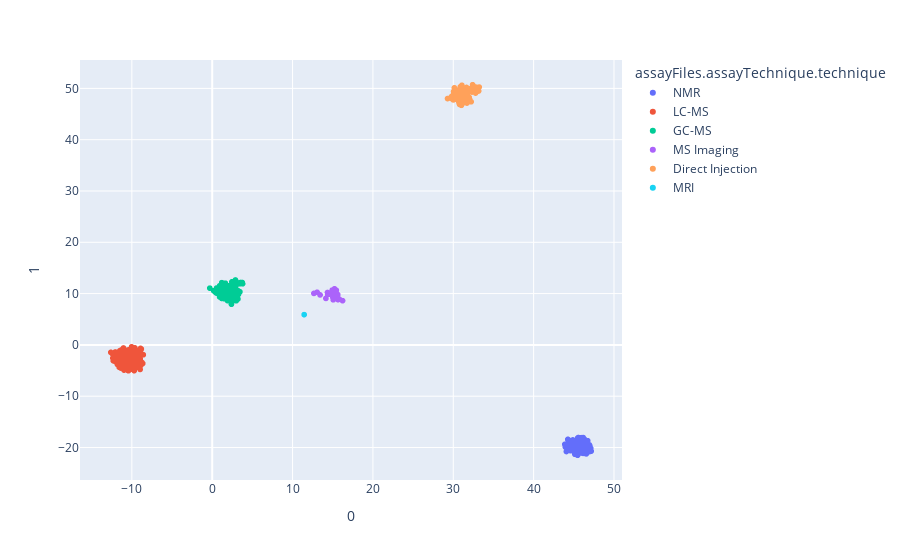

The code cell stored with this chart in its notebook:
### Code cell
fig = px.scatter(embedding_df,
    x=0,
    y=1,
    hover_data=['title'],
    color='assayFiles.assayTechnique.technique')
fig.show()

### Figure 1 — Plotly figure (JSON) as saved in the notebook; plotly's stock layout.template omitted (floating-point values rounded to 4 significant figures; data arrays with more than 128 entries replaced by an {"elided": "..."} marker saying what was removed)
{"data": [{"customdata": {"elided": "163x1 str values"}, "hovertemplate": "assayFiles.assayTechnique.technique=NMR<br>0=%{x}<br>1=%{y}<br>title=%{customdata[0]}<extra></extra>", "legendgroup": "NMR", "marker": {"color": "#636efa", "symbol": "circle"}, "mode": "markers", "name": "NMR", "showlegend": true, "type": "scattergl", "x": {"elided": "163 float values"}, "xaxis": "x", "y": {"elided": "163 float values"}, "yaxis": "y"}, {"customdata": {"elided": "987x1 str values"}, "hovertemplate": "assayFiles.assayTechnique.technique=LC-MS<br>0=%{x}<br>1=%{y}<br>title=%{customdata[0]}<extra></extra>", "legendgroup": "LC-MS", "marker": {"color": "#EF553B", "symbol": "circle"}, "mode": "markers", "name": "LC-MS", "showlegend": true, "type": "scattergl", "x": {"elided": "987 float values"}, "xaxis": "x", "y": {"elided": "987 float values"}, "yaxis": "y"}, {"customdata": {"elided": "215x1 str values"}, "hovertemplate": "assayFiles.assayTechnique.technique=GC-MS<br>0=%{x}<br>1=%{y}<br>title=%{customdata[0]}<extra></extra>", "legendgroup": "GC-MS", "marker": {"color": "#00cc96", "symbol": "circle"}, "mode": "markers", "name": "GC-MS", "showlegend": true, "type": "scattergl", "x": {"elided": "215 float values"}, "xaxis": "x", "y": {"elided": "215 float values"}, "yaxis": "y"}, {"customdata": [["Spatial metabolomics of in situ, host-microbe interactions (MALDI imaging MS assay)"], ["In plaque-mass spectrometry imaging of a bloom-forming alga during viral infection reveals a metabolic shift towards odd-chain fatty acid lipids (Imaging MS assays)"], ["Spatial metabolomics of in situ, host-microbe interactions (On-tissue MALDI imaging MS/MS assay)"], ["Determination of Abundant Metabolite Matrix Adducts Illuminates the Dark Metabolome of MALDI-Mass Spectrometry Imaging Datasets"], ["Seagrasses excrete sugars to their rhizosphere making them the sweet spots in the sea (Plant roots; MALDI-MSI assay)"], ["Novel automated workflow for spectral alignment and mass calibration in MS imaging using a sputtered Ag nanolayer"], ["Assessing the potential of sputtered gold nanolayers in mass spectrometry imaging for metabolomics applications (Brain MALDI-MSI assay)"], ["Assessing the potentiality of sputtered gold nanolayers in mass spectrometry imaging for metabolomics applications (Liver MALDI-MSI assay)"], ["Automated, Parallel Mass Spectrometry Imaging and Structural Identification of Lipids"], ["Metabolite annotation of rat epididymis with High-resolution imaging mass spectrometry"], ["SpaceM reveals metabolic states of single cells"], ["Benchmark datasets for 3D MALDI- and DESI-Imaging Mass Spectrometry"], ["Metabolic phenotyping of ex-vivo breast samples by DESI mass spectrometry imaging"], ["3D DESI mass spectrometry imaging of 51 serial sections from a human liver metastasis"], ["Analysis of colorectal adenocarcinoma tissue samples by DESI mass spectrometry imaging"], ["FDR-controlled metabolite annotation for high-resolution imaging mass spectrometry imaging MS (MALDI imaging assay)"], ["FDR-controlled metabolite annotation for high-resolution imaging mass spectrometry - simulated Imaging MS (Imaging simulation assay)"], ["Desorption electrospray ionisation mass spectrometry imaging of esophageal lymph mode metastases"], ["3D DESI mass spectrometry imaging of 52 serial sections from a human colorectal adenocarcinoma"], ["massPix: An R package for annotation and interpretation of mass spectrometry imaging data for lipidomics"], ["Mass spectrometry imaging as an emerging tool for studying metabolism in human brain organoids"], ["Hidden molecular clues in marine sediments revealed by untargeted mass spectrometry imaging"], ["Cryogenic OrbiSIMS Localizes Semi-Volatile Molecules in Biological Tissues"], ["Mass spectrometry imaging of phosphatidylcholine metabolism in lungs administered with therapeutic surfactants and isotopic tracers"], ["Connecting structure and function from organisms to molecules in small-animal symbioses through chemo-histo-tomography"], ["Holistic Characterization of a Salmonella Typhimurium Infection Model Using Integrated Molecular Imaging"], ["Ultra-High Mass Resolving Power, Mass Accuracy, and Dynamic Range MALDI Mass Spectrometry Imaging by 21-T FT-ICR MS"]], "hovertemplate": "assayFiles.assayTechnique.technique=MS Imaging<br>0=%{x}<br>1=%{y}<br>title=%{customdata[0]}<extra></extra>", "legendgroup": "MS Imaging", "marker": {"color": "#ab63fa", "symbol": "circle"}, "mode": "markers", "name": "MS Imaging", "showlegend": true, "type": "scattergl", "x": [14.35, 14.15, 14.42, 14.58, 12.66, 15.22, 14.91, 14.84, 15.45, 15.33, 13.42, 15.26, 15.82, 15.55, 16.22, 15.06, 15.19, 15.21, 15.66, 14.93, 15.62, 15.21, 13.06, 15.06, 14.38, 15.02, 15.19], "xaxis": "x", "y": [10.21, 9.058, 9.923, 9.898, 10.04, 10.92, 10.13, 10.04, 10.64, 9.515, 9.737, 10.7, 8.916, 9.013, 8.619, 9.704, 10.18, 9.172, 8.817, 10.67, 9.8, 10.42, 10.25, 8.792, 9.834, 9.209, 10.66], "yaxis": "y"}, {"customdata": [["Direct on-swab metabolic profiling of vaginal microbiome:host interactions during pregnancy and preterm birth"], ["Spatial metabolomics of in situ, host-microbe interactions (MRMS assay)"], ["Antidiabetic and cardiovascular beneficial effects of a liver-localized mitochondrial uncoupler"], ["Standardization procedures for real-time breath analysis by secondary electrospray ionization high-resolution mass spectrometry"], ["Monitoring recombinant protein expression in bacteria by rapid evaporative ionisation mass spectrometry"], ["Organic sulfur: a spatially variable, labile, and understudied component of marine organic matter"], ["Rapid identification of species, sex and maturity by mass spectrometric analysis of animal faeces"], ["Fatty acid transport protein 4 is required for incorporation of saturated ultralong-chain fatty acids into epidermal ceramides and monoacylglycerols"], ["Seawater Analysis by Ambient Mass Spectrometry-Based Seaomics"], ["What CHO is made of: Variations in the biomass composition of Chinese hamster ovary cell lines"], ["Multiomics of synaptic junctions reveals altered lipid metabolism and signaling following environmental enrichment"], ["Lipid Profiles of Human Brain Tumors Obtained by High-Resolution Negative Mode Ambient Mass Spectrometry"], ["A lipidomic human population and translational feeding study of hepatic steatosis and de novo lipogenesis (Human plasma assay)"], ["Flow cytometry has a significant impact on the cellular metabolome (CE-MS assay)"], ["Metabolic Phenotyping and Strain Characterisation of Pseudomonas aeruginosa Isolates from Cystic Fibrosis Patients Using Rapid Evaporative Ionisation Mass Spectrometry"], ["Single-cell and bulk level metabolomic study of the glycolysis inhibition by 2-deoxy-D-glucose in Saccharomyces cerevisiae"], ["Plasma Lipidomics Identifies Anticedent Memory Impairment in Older Adults"], ["Direct infusion mass spectrometry metabolomics dataset: a benchmark for data processing and quality control"], ["The metabolic response of marine copepods to environmental warming and ocean acidification in the absence of food"], ["Serum protein N-glycosylation changes in multiple myeloma"], ["Changes in Amino Acid and Acylcarnitine Plasma Profiles for Distinguishing Patients with Multiple Sclerosis from Healthy Controls"], ["LipidCreator workbench to probe the lipidomic landscape - Collision Energy Optimization and Fragment Intensity Prediction for Lipid Mediators, Thermo QExactive HF"], ["LipidCreator workbench to probe the lipidomic landscape - Collision Energy Optimization and Fragment Intensity Prediction for Lipid Mediators, Agilent QTof"], ["Laser-assisted rapid evaporative ionisation mass spectrometry (LA-REIMS) as a metabolomics platform in cervical cancer screening"], ["Metabolomic and Metataxonomic Fingerprinting of Human Milk Suggests Compositional Stability over a Natural Term of Breastfeeding to 24 Months"], ["A female gametocyte-specific ABC transporter plays a role in lipid metabolism in the malaria parasite"], ["A Metabolic Profiling Strategy for the Dissection of Plant Defense against Fungal Pathogens (DI-MS assays)"], ["Mechanistic insights revealed by lipid profiling in monogenic insulin resistance syndromes (Human data)"], ["Searching for metabolic changes in urine headspace composition as an effect of strenuous walking"], ["Wolbachia modulation of lipid metabolism in Aedes albopictus mosquito cells"], ["N-glycosylation Profiling of Colorectal Cancer Cell Lines Reveals Association of Fucosylation with Differentiation and Caudal Type Homebox 1 (CDX1)/Villin mRNA Expression"], ["Investigating the Mechanisms of Silver Nanoparticle Toxicity in Daphnia magna: A Multi-Omics Approach"], ["Metabolomics reveals an involvement of pantothenate for male production responding to the short-day stimulus in the water flea, Daphnia pulex"], ["Mechanistic insights revealed by lipid profiling in monogenic insulin resistance syndromes (Mouse data)"], ["Nontargeted and targeted metabolomics measurements of abiotic stress responses in three-week-old Arabidopsis thaliana plants' rosette leaf tissue"], ["Using network analysis to discern compositional patterns in ultrahigh resolution mass spectrometry data of dissolved organic matter"], ["Non-targeted in vitro metabolomics for proteome-scale identification of novel enzymes in Escherichia coli"], ["Appropriate taxonomic classification of intestinal microbiome by 16S rRNA gene targeting metagenomic approach"], ["Rapid Evaporative Ionisation Mass Spectrometry (REIMS) Provides Accurate Direct from Culture Species Identification within the Genus Candida"], ["On-line untargeted metabolomics monitoring of an Escherichia coli succinate fermentation process"], ["An interoperability framework for multicentric breath metabolomic studies"], ["Exploring the Interspecific Interactions and the Metabolome of the Soil Isolate Hylemonella gracilis"], ["Critical shifts in lipid metabolism promote megakaryocyte differentiation and proplatelet formation (Shotgun lipidomics assays without inhibition)"], ["Critical shifts in lipid metabolism promote megakaryocyte differentiation and proplatelet formation (Shotgun lipidomics assays after inhibition with FSG67 and Triacsin C)"], ["Dysregulation of lipid metabolism and pathological inflammation in patients with COVID-19"], ["Niacin restriction with NAMPT-inhibition is synthetic lethal to neuroendocrine carcinoma (Cell NAMPTi treatment)"], ["Niacin restriction with NAMPT-inhibition is synthetic lethal to neuroendocrine carcinoma (Mouse NAMPT targeted therapy)"], ["Niacin restriction with NAMPT-inhibition is synthetic lethal to neuroendocrine carcinoma (Mouse NAD targeted time-course)"], ["Protein-metabolite interactomics of carbohydrate metabolism reveal regulation of lactate dehydrogenase"], ["Brown-fat-mediated tumour suppression by cold-altered global metabolism"], ["Multi-country metabolic signature discovery for chicken health classification"], ["Rapid detection of Staphylococcus aureus and Streptococcus pneumoniae by real-time analysis of volatile metabolites"], ["Metabolic cooperation and spatiotemporal niche partitioning in a kefir microbial community; Kefir fermentation curve (FIA-MS)"], ["Metabolic cooperation and spatiotemporal niche partitioning in a kefir microbial community; Interaction between the kefir isolates Lactococcus lactis and Acetobacter (spent-medium assay, measured untargeted (FIA-qTOF) and targeted (HILIC, LC-MS)"], ["On-line targeted metabolomics for real-time monitoring of relevant compounds in fermentation processes"], ["Dual metal electrolysis in theta capillary for lipid analysis"], ["Characterization of the Human Exposome by a Comprehensive and Quantitative Large-Scale Multianalyte Metabolomics Platform"], ["Differential alteration of plant functions by homologous fungal candidate effectors"], ["Physiological extremes of the human blood metabolome: A metabolomics analysis of highly glycolytic, oxidative, and anabolic athletes"], ["A multi-omics approach to study peroxisome proliferator-activated receptor mediated regulation of lipid metabolism in Atlantic cod (Gadus morhua)"], ["Urban living in healthy Tanzanians is associated with an inflammatory status driven by dietary and metabolic changes"], ["Early postnatal metabolic profile in neonates with different birth weight status: A pilot study"], ["Personalised therapeutic management of epileptic patients guided by pathway-driven breath metabolomics"], ["Inositol triphosphate-triggered calcium release blocks lipid exchange at endoplasmic reticulum-Golgi contact sites"], ["Evaluation of ambient mass spectrometry tools for assessing inherent postharvest pepper quality"], ["Integration of metabolomics, genomics and immune phenotypes reveals the causal roles of metabolites in disease"], ["Diagnostic Potential of Plasma IgG N-glycans in Discriminating Thyroid Cancer from Benign Thyroid Nodules and Healthy Controls"], ["Metabolomic changes in Mycobacterium avium subsp. paratuberculosis (MAP) challenged Holstein-Friesian cattle suggest the role of serum amino acids as indicators of immune system activation"], ["A Cross-Platform Metabolomics Comparison Identifies Serum Metabolite Signatures of Liver Fibrosis Progression in Chronic Hepatitis C Patients"], ["Consistency across multi-omics layers in a drug-perturbed gut microbial community"], ["Analysis of sex-specific lipid metabolism of Plasmodium falciparum points to the importance of sphingomyelin for gametocytogenesis"], ["Deep Characterisation of the sn-Isomer Lipidome Using High-Throughput Data-Independent Acquisition and Ozone-Induced Dissociation"], ["An Unbiased Lipid Phenotyping Approach To Study the Genetic Determinants of Lipids and Their Association with Coronary Heart Disease Risk Factors"]], "hovertemplate": "assayFiles.assayTechnique.technique=Direct Injection<br>0=%{x}<br>1=%{y}<br>title=%{customdata[0]}<extra></extra>", "legendgroup": "Direct Injection", "marker": {"color": "#FFA15A", "symbol": "circle"}, "mode": "markers", "name": "Direct Injection", "showlegend": true, "type": "scattergl", "x": [31.31, 31.29, 31.07, 33.22, 31.88, 30.14, 32.33, 29.77, 32.41, 30.12, 30.39, 33.15, 31.76, 31.71, 31.63, 30.44, 31.33, 32.66, 30.46, 31.05, 31.45, 30.88, 31.07, 32.77, 31.75, 29.29, 31.11, 31.86, 31.54, 29.76, 30.7, 31.19, 30.01, 32.04, 30.09, 32.78, 31.27, 30.83, 31.49, 31.02, 31.85, 30.04, 30.01, 29.93, 31.01, 30.72, 30.9, 30.79, 30.06, 30.72, 31.42, 31.29, 30.52, 30.42, 31.64, 31.28, 31.8, 30.03, 31.43, 30.45, 30.61, 32.22, 31.98, 30.04, 32.14, 31.09, 31.0, 30.04, 31.7, 30.44, 29.87, 30.84, 31.55], "xaxis": "x", "y": [48.27, 49.9, 47.04, 50.25, 49.57, 50.1, 49.29, 48.02, 50.71, 49.13, 48.17, 49.49, 48.0, 48.84, 48.8, 47.87, 47.55, 49.79, 49.38, 46.94, 47.22, 50.32, 50.6, 49.08, 47.53, 48.02, 49.35, 48.06, 47.94, 48.38, 47.37, 49.78, 47.76, 47.84, 48.96, 50.26, 48.8, 48.5, 50.04, 48.97, 49.57, 49.39, 48.76, 48.2, 46.7, 47.15, 47.09, 46.86, 48.26, 47.77, 49.54, 48.47, 49.64, 49.16, 50.18, 49.82, 49.11, 47.93, 47.9, 49.18, 47.78, 47.4, 48.25, 47.83, 49.97, 47.78, 47.36, 47.83, 47.14, 49.29, 48.12, 49.84, 48.53], "yaxis": "y"}, {"customdata": [["Effects of a Compound from the Group of Substituted Thiadiazines with Hypothermia Inducing Properties on Brain Metabolism in Rats, a Study In Vivo and In Vitro"]], "hovertemplate": "assayFiles.assayTechnique.technique=MRI<br>0=%{x}<br>1=%{y}<br>title=%{customdata[0]}<extra></extra>", "legendgroup": "MRI", "marker": {"color": "#19d3f3", "symbol": "circle"}, "mode": "markers", "name": "MRI", "showlegend": true, "type": "scattergl", "x": [11.44], "xaxis": "x", "y": [5.901], "yaxis": "y"}], "layout": {"legend": {"title": {"text": "assayFiles.assayTechnique.technique"}, "tracegroupgap": 0}, "margin": {"t": 60}, "xaxis": {"anchor": "y", "domain": [0, 1], "title": {"text": "0"}}, "yaxis": {"anchor": "x", "domain": [0, 1], "title": {"text": "1"}}}}
